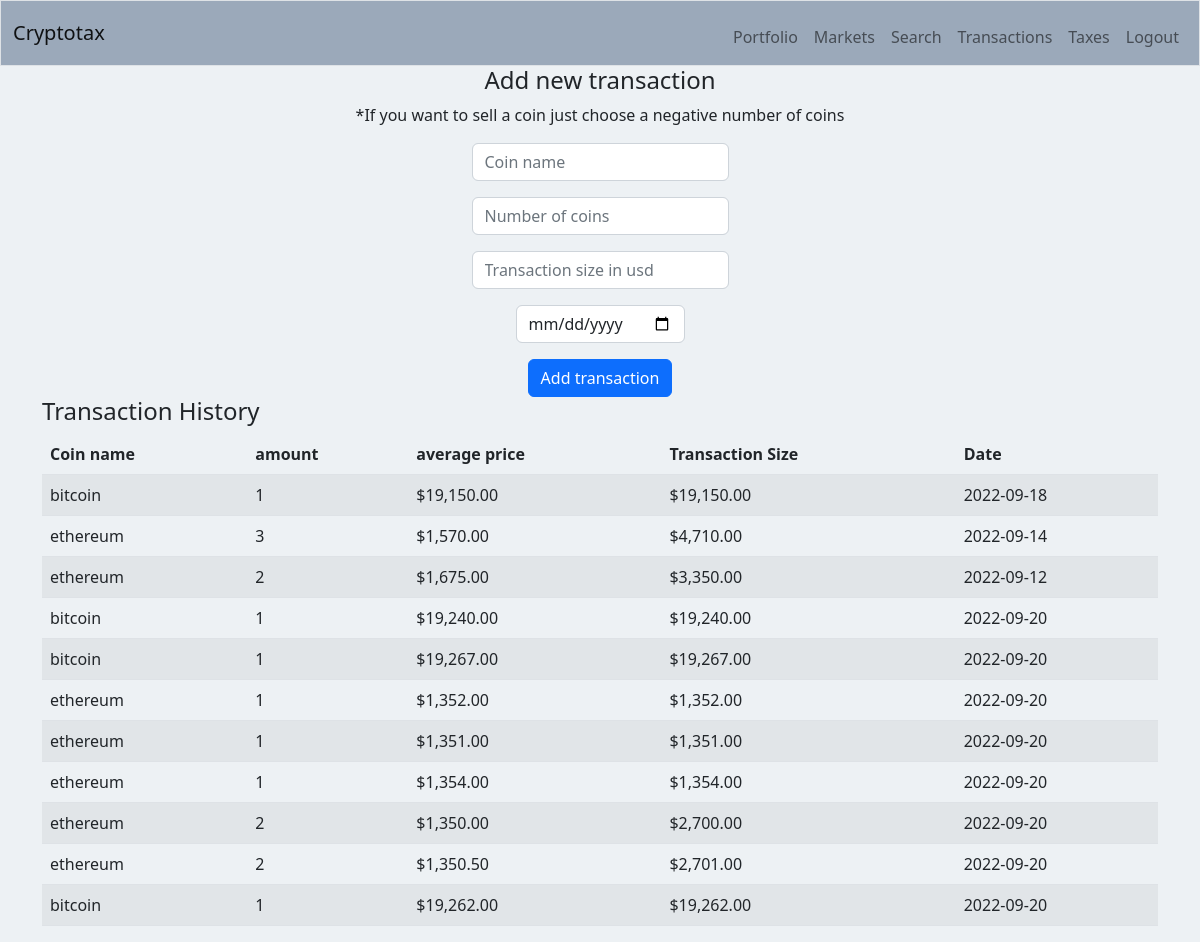
/transactions (signed in), run on the app's committed database.
### tables this page shows
CREATE TABLE history (
user_id INTEGER,
symbol TEXT NOT NULL,
number_coins INTEGER NOT NULL,
transaction_size INTEGER NOT NULL,
price_coin INTEGER NOT NULL,
coin_name TEXT NOT NULL,
currency TEXT NOT NULL,
purchase_day TEXT NOT NULL,
FOREIGN KEY (user_id) REFERENCES users(id));

### app.py (the view)
@app.route('/transactions', methods=["GET", "POST"])
@login_required
def transactions():
    if request.method == "POST":
        coin_name = request.form.get("coin_name").lower()
        number_coins = float(request.form.get("number_coins"))
        transaction_size = float(request.form.get("transaction_size"))
        purchase_day = request.form.get("purchase_day")
        currency = "usd"
        if not coin_name:
            return error("Missing coin name")
        if not number_coins:
            return error("Missing number coins")
        if not transaction_size:
            return error("Missing total price")
        if not purchase_day:
            return error("Missing date of transaction")
        price_coin = transaction_size / abs(number_coins)
        try:
            result = check_coin(coin_name)
            if result == None:
                return redirect("/coinlist")
        except:
            return redirect("/coinlist")
        check = query_db("SELECT * FROM portfolio WHERE coin_name = ? AND user_id = ?", (coin_name, session["user_id"][0]), one=True)
        if number_coins < 0:
            if check is None:
                return error("not enough balance")
            if abs(number_coins) > check[3]:
                return error("not enough balance")
        info = cg.get_coin_by_id(coin_name)
        db = get_db()
        db.execute("INSERT INTO history (user_id, coin_name, symbol, number_coins, transaction_size, price_coin, currency, purchase_day) VALUES (?, ?, ?, ?, ?, ?, ?, ?)",
                    (session["user_id"][0], info["id"], info["symbol"], number_coins, transaction_size, price_coin, currency, purchase_day))
        db.commit()
        if check is not None:
            number_coins = number_coins + check[3]
            total_cost = transaction_size + check[4]
            db.execute("UPDATE portfolio SET coins = ? WHERE user_id = ? AND symbol = ?", (number_coins, session["user_id"][0], info["symbol"]))
            db.execute("UPDATE portfolio SET total_cost = ? WHERE user_id = ? AND symbol = ?", (total_cost, session["user_id"][0], info["symbol"]))
            db.commit()
            return redirect("/transactions")
        else:
            if number_coins < 0:
                    return error("not enough balance")
            db.execute("INSERT INTO portfolio (user_id, coin_name, symbol, coins, total_cost) VALUES (?, ?, ?, ?, ?)",
                        (session["user_id"][0], info["id"], info["symbol"], number_coins,transaction_size))
            db.commit()
        return redirect("/transactions")
    else:
        db = get_db()
        cur = db.cursor()
        user_id = session["user_id"][0]
        cur.execute("SELECT * FROM history WHERE user_id =?", (user_id,))
        transactions = cur.fetchall()
        return render_template("transactions.html", transactions=transactions)

### app.py (called while the page is built)
@app.teardown_appcontext
def close_connection(exception):
    db = getattr(g, '_database', None)
    if db is not None:
        db.close()

@app.after_request
def add_header(response):
    response.headers['Cache-Control'] = 'no-store, no-cache, must-revalidate, post-check=0, pre-check=0, max-age=0'
    response.headers['Pragma'] = 'no-cache'
    response.headers['Expires'] = '-1'
    return response

### functions.py (called while the page is built)
def usd(value):
    if value == None:
        return ""
    return f"${value:,.2f}"

def get_db():
    db = getattr(g, '_database', None)
    if db is None:
        db = g._database = sqlite3.connect("cryptotax.db")
    return db

def login_required(f):
    @wraps(f)
    def decorated_function(*args, **kwargs):
        if session.get("user_id") is None:
            return redirect('/login')
        return f(*args, **kwargs)
    return decorated_function

### templates/transactions.html (shortened to what this page needs)
{% extends "layout.html" %}
{% block main %}
<div class="container text-center">
    <h4>Add new transaction</h4>
    <p>*If you want to sell a coin just choose a negative number of coins</p>
    <form action="/transactions" method="post">
        <div class="mb-3">
            <input autocomplete="off" autofocus class="form-control mx-auto w-auto" id="coin_name" name="coin_name" placeholder="Coin name" type="text" required>
        </div>
        <div class="mb-3">
            <input class="form-control mx-auto w-auto" id="number_coins" name="number_coins" placeholder="Number of coins" type="number" required step="any">
        </div>
        <div class="mb-3">
            <input class="form-control mx-auto w-auto" id="transaction_size" name="transaction_size" placeholder="Transaction size in usd" type="number" required>
        </div>
        <div class="mb-3">
            <input class="form-control mx-auto w-auto" id="purchase_day" name="purchase_day" placeholder="Date yyyy/mm/dd" type="date" required>
        </div>
        <button class="btn btn-primary mx-auto w-auto" type="submit">Add transaction</button>
        </div>
<div class="container">
    <h4>Transaction History</h4>
    <table class="table table-striped">
        <thead>
            <tr>
                <th scope="col">Coin name</th>
                <th scope="col">amount</th>
                <th scope="col">average price</th>
                <th scope="col">Transaction Size</th>
                <th scope="col">Date</th>
            </tr>
        </thead>
        <tbody>
            {% for row in transactions %}
            <tr>
                <td >{{row[5]}} </td>
                <td >{{row[2]}} </td>
                <td >{{row[4] | usd}} </td>
                <td >{{row[3] | usd}} </td>
                <td >{{row[7]}} </td>
            </tr>
            {% endfor %}
        </tbody>
    </table>
</div>
{% endblock %}

### templates/layout.html (shortened to what this page needs)
<!DOCTYPE html>
<html lang="en">
  <head>
    <link href="https://cdn.jsdelivr.net/npm/bootstrap@5.2.1/dist/css/bootstrap.min.css" rel="stylesheet">
    <link rel="stylesheet" href="static/styles.css">
  </head>
  <body>
    <nav class="navbar navbar-custom border navbar navbar-expand-md">
      <div class="container-fluid">
          <a class="navbar-brand" href="/"><span class="red">Cryptotax</span></a>
          <div class="collapse navbar-collapse" id="navbar">
            {% if session["user_id"] %}
                   <ul class="navbar-nav ms-auto mt-2">
                      <li class="nav-item"><a class="nav-link" href="/">Portfolio</a></li>
                      <li class="nav-item"><a class="nav-link" href="/markets">Markets</a></li>
                      <li class="nav-item"><a class="nav-link" href="/search">Search</a></li>
                      <li class="nav-item"><a class="nav-link" href="/transactions">Transactions</a></li>
                      <li class="nav-item"><a class="nav-link" href="/tax">Taxes</a></li>
                      <li class="nav-item"><a class="nav-link" href="/logout">Logout</a></li>
                  </ul>
            {% else %}
                  <ul class="navbar-nav ms-auto mt-2">
                      <li class="nav-item"><a class="nav-link" href="/markets">Markets</a></li>
                      <li class="nav-item"><a class="nav-link" href="/register">Register</a></li>
                      <li class="nav-item"><a class="nav-link" href="/login">Login</a></li>
                  </ul>
            {% endif %}
          </div>
      </div>
  </nav>
      {% block main %}{% endblock %}
  </body>
</html>

### static/styles.css (style rules this page uses)
body { background-color: #edf1f4; }
.navbar-custom { background-color: #9ba9ba }

### data on the page
history: coin_name "bitcoin", number_coins "1", price_coin "$19,150.00", transaction_size "$19,150.00", purchase_day "2022-09-18"
history: coin_name "ethereum", number_coins "3", price_coin "$1,570.00", transaction_size "$4,710.00", purchase_day "2022-09-14"
history: coin_name "ethereum", number_coins "2", price_coin "$1,675.00", transaction_size "$3,350.00", purchase_day "2022-09-12"
history: coin_name "bitcoin", number_coins "1", price_coin "$19,240.00", transaction_size "$19,240.00", purchase_day "2022-09-20"
history: coin_name "bitcoin", number_coins "1", price_coin "$19,267.00", transaction_size "$19,267.00", purchase_day "2022-09-20"
history: coin_name "ethereum", number_coins "1", price_coin "$1,352.00", transaction_size "$1,352.00", purchase_day "2022-09-20"
history: coin_name "ethereum", number_coins "1", price_coin "$1,351.00", transaction_size "$1,351.00", purchase_day "2022-09-20"
history: coin_name "ethereum", number_coins "1", price_coin "$1,354.00", transaction_size "$1,354.00", purchase_day "2022-09-20"
history: coin_name "ethereum", number_coins "2", price_coin "$1,350.00", transaction_size "$2,700.00", purchase_day "2022-09-20"
history: coin_name "ethereum", number_coins "2", price_coin "$1,350.50", transaction_size "$2,701.00", purchase_day "2022-09-20"
history: coin_name "bitcoin", number_coins "1", price_coin "$19,262.00", transaction_size "$19,262.00", purchase_day "2022-09-20"
